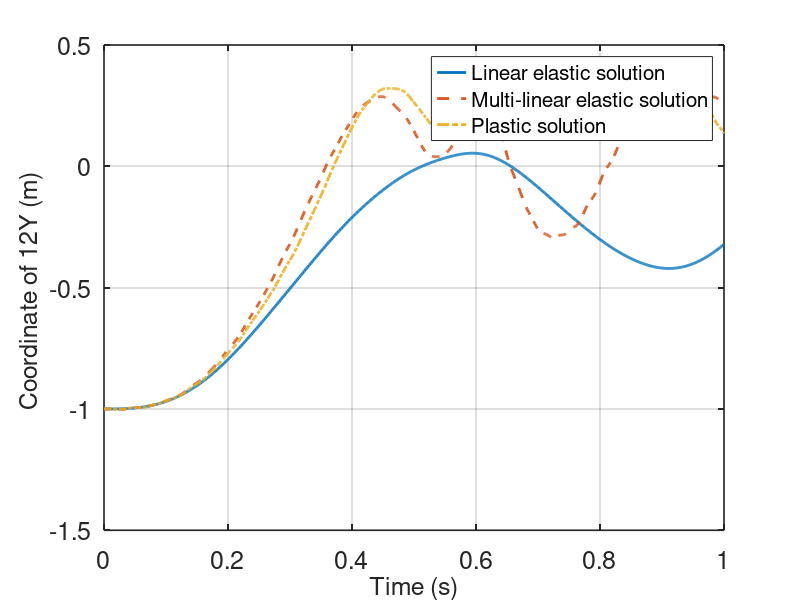
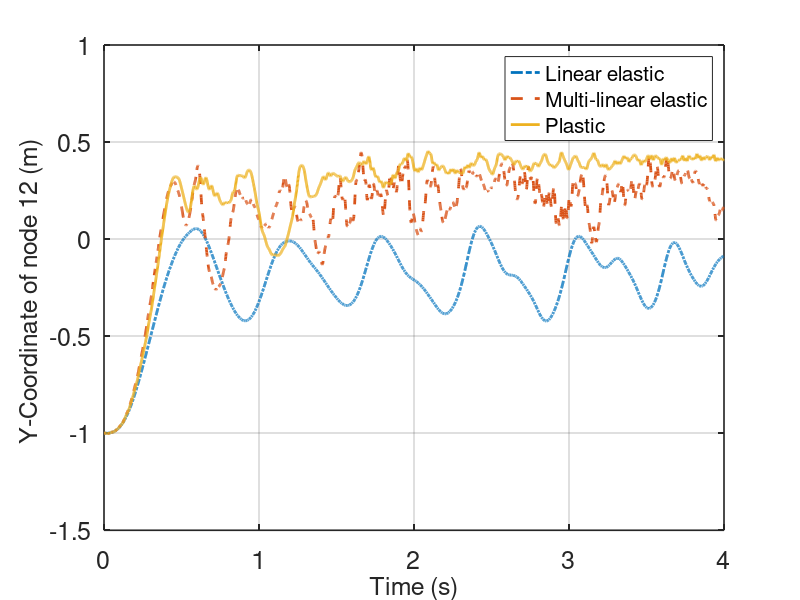

These charts were generated, in order, by the following MATLAB code:
%%%%% this file plot the dynamic and result of CTS prism in different
%%%%% material propeties
clc; clear all; close all;
%% static result
load prism_static_elasto_plastic.mat
t_t_sta=t_t;
n_t_sta=n_t;

% % plot member force 
% tenseg_plot_result(1:substep,t_t_sta([1,9,17,21,25],:),{'bar','diagonal string','bottom string','middle string','top string'},{'Load step','Force (N)'},'plot_member_force.png',saveimg);
% grid on;
% % Plot nodal coordinate curve X Y
% tenseg_plot_result(1:substep,n_t_sta([[12]'*3-1],:),{'12Y'},{'Substep','Coordinate (m)'},'plot_coordinate.png',saveimg);
% grid on;
%% dynamic rusult 50s case 1
saveimg=0
load prism_dynamic_1linear_elastic.mat
% t_t_dyn0=t_t;
n_t_dyn1=n_t;
out_tspan_1=0:1e-3:1;

% plot member force 
% tenseg_plot_result(out_tspan_0,t_t_dyn0([1,9,17,21,25],:),{'bar','diagonal string','bottom string','middle string','top string'},{'Time (s)','Force (N)'},'plot_member_force.png',saveimg);

% Plot nodal coordinate curve X Y
% tenseg_plot_result(out_tspan_1,n_t_dyn1([[12]'*3-1],:),{'12Y'},{'Time (s)','Coordinate (m)'},'plot_coordinate.png',saveimg);

% plot(linspace(0,1,substep),n_t_sta([3*12-1],:),'--','linewidth',2);
figure
plot(out_tspan_1,n_t_dyn1([[12]'*3]-1,:),'-','linewidth',2);
hold on;
grid on


%% dynamic rusult 100s case 2
load prism_dynamic_1multielastic.mat
% t_t_dyn0=t_t;
n_t_dyn2=n_t;

plot(out_tspan_1,n_t_dyn2([[12]'*3]-1,:),'--','linewidth',2);

%% dynamic rusult 10s case 3
load prism_dynamic_1plastic.mat
% t_t_dyn0=t_t;
n_t_dyn3=n_t;


plot(out_tspan_1,n_t_dyn3([[12]'*3]-1,:),'-.','linewidth',2);

set(gca,'fontsize',18,'linewidth',1.15);
ylabel('Coordinate of 12Y (m) ','fontsize',18);
xlabel('Time (s)','fontsize',18);
legend('Linear elastic solution','Multi-linear elastic solution','Plastic solution','location','best','fontsize',15);

%% dynamic rusult 50s case 4
saveimg=0
load prism_dynamic_4linear_elastic.mat
% t_t_dyn0=t_t;
n_t_dyn4=n_t;
out_tspan_2=0:1e-3:4;

% plot member force 
% tenseg_plot_result(out_tspan_0,t_t_dyn0([1,9,17,21,25],:),{'bar','diagonal string','bottom string','middle string','top string'},{'Time (s)','Force (N)'},'plot_member_force.png',saveimg);

% Plot nodal coordinate curve X Y
% tenseg_plot_result(out_tspan_1,n_t_dyn1([[12]'*3-1],:),{'12Y'},{'Time (s)','Coordinate (m)'},'plot_coordinate.png',saveimg);

% plot(linspace(0,1,substep),n_t_sta([3*12-1],:),'--','linewidth',2);
figure
plot(out_tspan_2,n_t_dyn4([[12]'*3]-1,:),'-.','linewidth',2);
hold on;
grid on


%% dynamic rusult 100s case 5
load prism_dynamic_4multielastic.mat
% t_t_dyn0=t_t;
n_t_dyn5=n_t;

plot(out_tspan_2,n_t_dyn5([[12]'*3]-1,:),'--','linewidth',2);

%% dynamic rusult 10s case 6
load prism_dynamic_4plastic.mat
% t_t_dyn0=t_t;
n_t_dyn6=n_t;


plot(out_tspan_2,n_t_dyn6([[12]'*3]-1,:),'-','linewidth',2);

set(gca,'fontsize',18,'linewidth',1.15);
ylabel('Y-Coordinate of node 12 (m) ','fontsize',18);
xlabel('Time (s)','fontsize',18);
legend('Linear elastic','Multi-linear elastic','Plastic','location','best','fontsize',15);